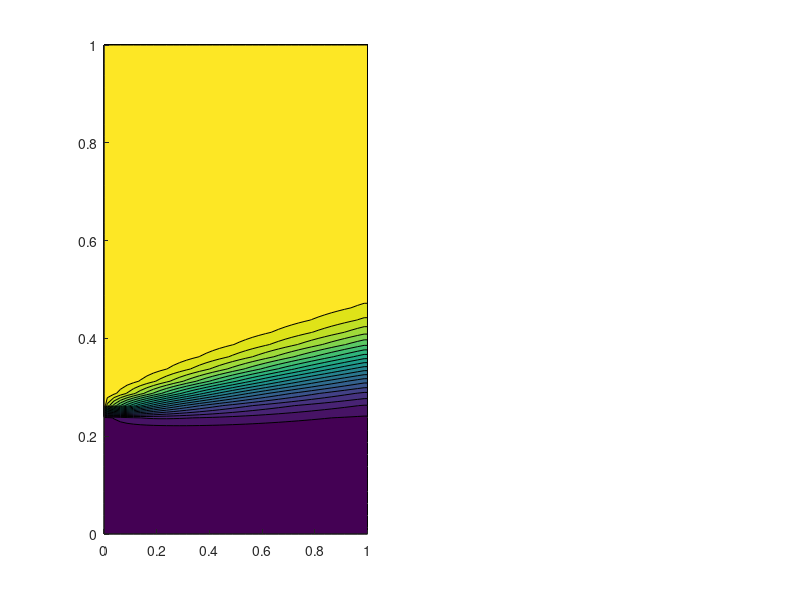

Reproduce this figure in MATLAB. (Note: this script raises an error after producing the figure.)
%% FVM solution of 2D steady-state scalar transport equation
% flshbc @ Github | Spring 2025 | modification
%% Intro
% an extension based on fvm1dtransport.m, focused on specific 2D case
% inflow from south and west, while west BC is divided into 2 parts
% upwind/linear scheme for convection term, linear term for diffusion term
% study 1: artificial diffusion from upwind scheme (where gamma = 0 and diffusion still exists)
% study 2: linear scheme's unboundness/oscillatory behavior when |Pe_dx| > 2 (FVM solution violates maximum principle)
% study 3: indices and interpolations for 2D field
close all;clear;clc;
%% GE
rho = 1; % density
u = 1000; % velocity (forced convection), stands for Pe
v = 100;
Lx = 1;       % domain size
Ly = 1;
gamma = 1;  % diffusive coefficient
%% scheme
conv='upwind'; %linear or upwind
%% geo
Nx = 40;      % Number of cells
Ny = 40;
Deltax = Lx/(Nx);
Deltay = Ly/(Ny);
N=Nx*Ny;

eq=@(i,j) j+(i-1)*Ny; % index convert
A = zeros(N,N);
b   = zeros(N,1);
%% BC
% BC setting
phi_s=0;   % south and west: Dirichlet, north and east: zero gradient
phi_w1=0;
phi_w2=1; 
% BC assigning
phi_w=zeros(Ny,1);
phi_w(1:int64(Ny/4),1)=phi_w1;
phi_w(int64(Ny/4)+1:end,1)=phi_w2;
%% dimensionless number
% Peclet(dx) numbers
Pe = rho*u*Lx/gamma;
Pe_y = rho*v*Ly/gamma;
Pe_dx=rho*u*Deltax/gamma;
Pe_dy=rho*v*Deltay/gamma;
fprintf('Nx = %d, Ny = %d\n',Nx,Ny);
fprintf('memory usage: %.4f MB\n',N*N/10^6*8);
fprintf('Pe_dx = %.4f, Pe_dy = %.4f\n',Pe_dx,Pe_dy);
%% FVM: upwind & linear 
switch conv
    case ('upwind')
        disp('convective term: upwind scheme');
        for i = 1:Nx
            for j = 1:Ny
                % West flux
                % Boundary cell
                if i==1
                    dif=2*gamma/Deltax*Deltay;
                    con=rho*u*Deltay;
                    b(eq(i,j),1) =  (dif +con)*phi_w(j);
                    A(eq(i,j),eq(i,j)) = A(eq(i,j),eq(i,j)) +dif;
                    % Internal cells
                else
                    dif=gamma/Deltax*Deltay;
                    con=rho*u*Deltay;
                    A(eq(i,j),eq(i,j)-Ny) = A(eq(i,j),eq(i,j)-Ny) -dif -max(con,0);
                    A(eq(i,j),eq(i,j)) = A(eq(i,j),eq(i,j)) +dif -min(con,0);
                end

                % East flux
                % internal
                if i<Nx
                    dif=gamma/Deltax*Deltay;
                    con=rho*u*Deltay;
                    A(eq(i,j),eq(i,j)+Ny) = A(eq(i,j),eq(i,j)+Ny) -dif + min(con,0);
                    A(eq(i,j),eq(i,j)) = A(eq(i,j),eq(i,j)) +dif +max(con,0);
                    % boundary
                elseif i==Nx
                    con=rho*u*Deltay;
                    A(eq(i,j),eq(i,j)) = A(eq(i,j),eq(i,j)) +max(con,0);
                end

                % South flux
                % boundary
                if j==1
                    dif=2*gamma/Deltay*Deltax;
                    con=rho*v*Deltax;
                    b(eq(i,j),1) =  (dif +con)*phi_s;
                    A(eq(i,j),eq(i,j)) = A(eq(i,j),eq(i,j)) +dif;
                    % internal
                else
                    dif=gamma/Deltay*Deltax;
                    con=rho*v*Deltax;
                    A(eq(i,j),eq(i,j)-1) = A(eq(i,j),eq(i,j)-1) -dif -max(con,0);
                    A(eq(i,j),eq(i,j)) = A(eq(i,j),eq(i,j)) +dif - min(con,0);
                end

                % North flux
                % internal
                if j<Ny
                    dif=gamma/Deltay*Deltax;
                    con=rho*v*Deltax;
                    A(eq(i,j),eq(i,j)+1) = A(eq(i,j),eq(i,j)+1) -dif + min(con,0);
                    A(eq(i,j),eq(i,j)) = A(eq(i,j),eq(i,j)) +dif + max(con,0);
                    %boundary
                elseif j==Ny
                    con=rho*v*Deltax;
                    A(eq(i,j),eq(i,j)) = A(eq(i,j),eq(i,j)) +con;
                end
            end
        end

    case {'linear'}
        disp('convective term: linear scheme');
        for i = 1:(Nx)
            for j = 1:Ny
                % West flux
                % Boundary
                if i==1
                    dif=2*gamma/Deltax*Deltay;
                    con=rho*u*Deltay;
                    b(eq(i,j),1) =  (dif +con)*phi_w(j);
                    A(eq(i,j),eq(i,j)) = A(eq(i,j),eq(i,j)) +dif;
                    % Internal
                else
                    dif=gamma/Deltax*Deltay;
                    con=rho*u*Deltay/2;
                    A(eq(i,j),eq(i,j)-Ny) = A(eq(i,j),eq(i,j)-Ny) -dif -con;
                    A(eq(i,j),eq(i,j)) = A(eq(i,j),eq(i,j)) +dif -con;
                end

                % East flux
                % internal
                if i<Nx
                    dif=gamma/Deltax*Deltay;
                    con=rho*u*Deltay/2;
                    A(eq(i,j),eq(i,j)+Ny) = A(eq(i,j),eq(i,j)+Ny) -dif +con;
                    A(eq(i,j),eq(i,j)) = A(eq(i,j),eq(i,j)) +dif +con;
                    % boundary
                elseif i==Nx
                    % dif=2*gamma/Deltax*Deltay; not used for outflow BC
                    con=rho*u*Deltay;
                    A(eq(i,j),eq(i,j)) = A(eq(i,j),eq(i,j)) +con;
                end

                % South flux
                % boundary
                if j==1
                    dif=2*gamma/Deltay*Deltax;
                    con=rho*v*Deltax;
                    b(eq(i,j),1) =  (dif +con)*phi_s;
                    A(eq(i,j),eq(i,j)) = A(eq(i,j),eq(i,j)) +dif;
                    % internal
                else
                    dif=gamma/Deltay*Deltax;
                    con=rho*v*Deltax/2;
                    A(eq(i,j),eq(i,j)-1) = A(eq(i,j),eq(i,j)-1) -dif -con;
                    A(eq(i,j),eq(i,j)) = A(eq(i,j),eq(i,j)) +dif - con;
                end

                % North flux
                % internal
                if j<Ny
                    dif=gamma/Deltay*Deltax;
                    con=rho*v*Deltax/2;
                    A(eq(i,j),eq(i,j)+1) = A(eq(i,j),eq(i,j)+1) -dif +con;
                    A(eq(i,j),eq(i,j)) = A(eq(i,j),eq(i,j)) +dif +con;
                    % boundary
                elseif j==Ny
                    dif=2*gamma/Deltay*Deltax;
                    con=rho*v*Deltax;
                    A(eq(i,j),eq(i,j)) = A(eq(i,j),eq(i,j)) +con;
                end
            end
        end

end  

phi = A\b; %[A][phi]=[b], dimension: N=Nx*Ny

%% data processing

x=[0 Deltax/2:Deltax:Lx-Deltax/2 Lx]; 
y=[0 Deltay/2:Deltay:Ly-Deltay/2 Ly];
phi_2D = zeros(Nx,Ny);
for i=1:Nx
    for j=1:Ny
        phi_2D(i,j)=phi(eq(i,j));
    end
end
phi_plot=zeros(Nx+2,Ny+2);             % result for plotting (incl. cell centre and boundary face values: 2 extra elements in each direction)
phi_plot(2:end-1,2:end-1)=phi_2D(:,:); % replace cell centre values from solution
phi_plot(:,1)=phi_s;                   % south and west boundary: Dirichlet
phi_plot(1,2:end-1)=phi_w(:);
phi_plot(:,end)=phi_plot(:,end-1);     % east and north boundaries: zero gradient
phi_plot(end,:)=phi_plot(end-1,:);

%% plot
f1 = figure('Units','normalized','Position',[0.1 0.25 0.8 0.5]);
subplot(1,2,1);
contourf(x,y,phi_plot',20,'edgecolor','none');
colormap('default');
hold on;
plot([0.5 0.5],[0 1],'r--');
set(gca,'Fontsize',14);
xlabel('x');
ylabel('y');
title('FVM solution');
axis equal; colorbar;
%clim([0,1]); % filter possible unboundness
subplot(1,2,2);
plot(y,phi_plot(Nx/2,:),'ro-','linewidth',2);
set(gca,'Fontsize',14);
xlabel('y');
ylabel('\phi');
title('solution on the mid-line');
hold on;grid on;axis equal;

